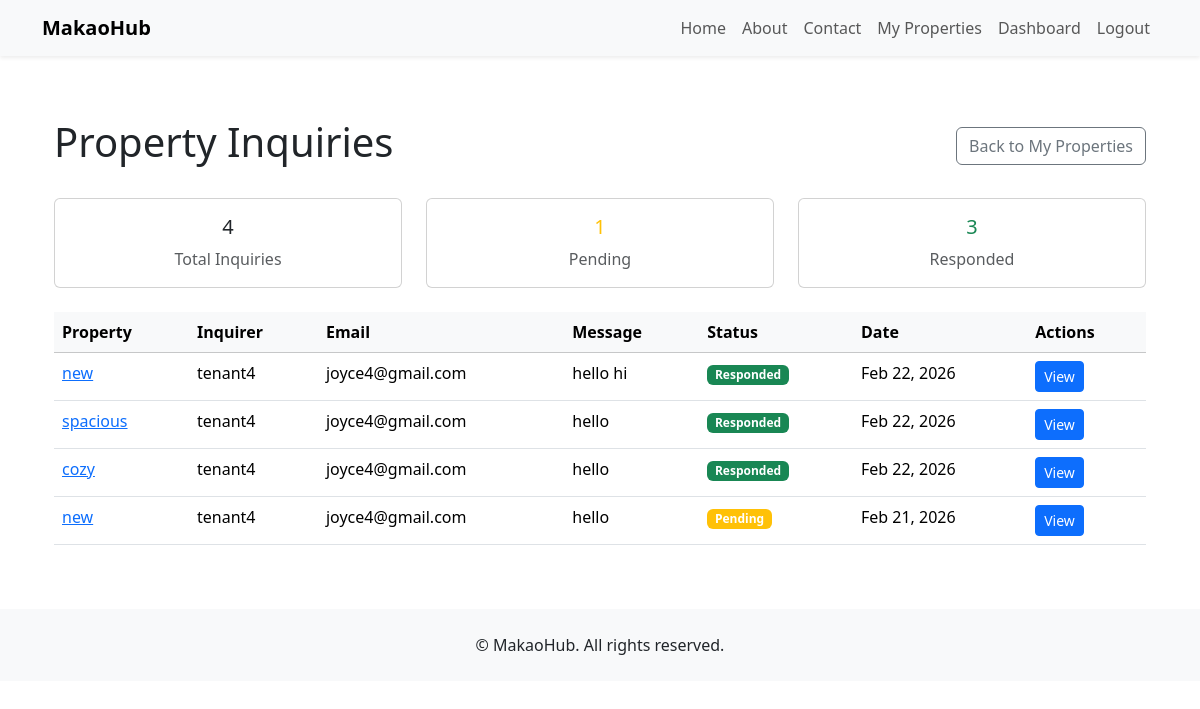
The page /properties/inquiries/ (signed in) on the database its author committed.
### properties/models.py (models this page shows, shortened)
class PropertyInquiry(models.Model):
	INQUIRY_STATUS_CHOICES = (
		('pending', 'Pending'),
		('responded', 'Responded'),
		('closed', 'Closed'),
	)
	property = models.ForeignKey(
		Property, on_delete=models.CASCADE, related_name="inquiries"
	)
	tenant = models.ForeignKey(
		settings.AUTH_USER_MODEL,
		on_delete=models.CASCADE,
		related_name="property_inquiries",
		help_text=_("Tenant who submitted the inquiry."),
	)
	inquirer = models.ForeignKey(
		settings.AUTH_USER_MODEL,
		on_delete=models.CASCADE,
		related_name="inquiries",
		help_text=_("User who submitted the inquiry (should be a tenant)."),
		null=True,
		blank=True,
	)
	inquirer_role = models.CharField(
		max_length=20,
		choices=[('tenant', 'Tenant'), ('landlord', 'Landlord')],
		help_text=_("Role of inquirer at time of submission."),
		null=True,
		blank=True,
	)
	name = models.CharField(max_length=200, blank=True, default="")
	email = models.EmailField(blank=True, default="")
	message = models.TextField()
	is_read = models.BooleanField(default=False)
	status = models.CharField(
		max_length=20,
		choices=INQUIRY_STATUS_CHOICES,
		default='pending',
	)
	created_at = models.DateTimeField(auto_now_add=True)
	updated_at = models.DateTimeField(auto_now=True)
	class Meta:
		ordering = ["-created_at"]

class Property(models.Model):
	class PropertyType(models.TextChoices):
		BEDSITTER = "bedsitter", _("Bedsitter")
		SINGLE_ROOM = "single_room", _("Single room")
		ONE_BEDROOM = "one_bedroom", _("1-bedroom")
		HOSTEL = "hostel", _("Hostel")
		SHARED = "shared", _("Shared")
	class Neighborhood(models.TextChoices):
		MACHAKOS_CBD = "machakos_cbd", _("Machakos CBD")
		MIKUYUNI = "mikuyuni", _("Mikuyuni")
		MATUNGULU = "matungulu", _("Matungulu")
		KANGUNDO = "kangundo", _("Kangundo")
		KIAMBU = "kiambu", _("Kiambu")
		OTHER = "other", _("Other")
	landlord = models.ForeignKey(
		settings.AUTH_USER_MODEL,
		on_delete=models.CASCADE,
		related_name="properties",
		help_text=_("The landlord (owner) who listed this property."),
	)
	title = models.CharField(max_length=200)
	property_type = models.CharField(
		max_length=32, choices=PropertyType.choices, default=PropertyType.BEDSITTER
	)
	location = models.CharField(
		max_length=255,
		help_text=_("Address or description of where the property is located (e.g. Machakos Town)."),
	)
	neighborhood = models.CharField(
		max_length=32,
		choices=Neighborhood.choices,
		default=Neighborhood.MACHAKOS_CBD,
		help_text=_("Neighborhood or area in Machakos."),
	)
	nearby_shopping_center = models.CharField(
		max_length=255,
		blank=True,
		help_text=_("Nearest shopping center or landmark."),
	)
	monthly_rent = models.DecimalField(
		max_digits=10, decimal_places=2, help_text=_("Monthly rent in Kenyan Shillings (KES).")
	)
	description = models.TextField(blank=True)
	is_available = models.BooleanField(default=True)
	is_featured = models.BooleanField(default=False)
	featured_until = models.DateTimeField(null=True, blank=True)
	latitude = models.DecimalField(max_digits=9, decimal_places=6, null=True, blank=True)
	longitude = models.DecimalField(max_digits=9, decimal_places=6, null=True, blank=True)
	video = models.FileField(
		upload_to="property_videos/",
		blank=True,
		null=True,
		help_text=_("Upload a short video of the property (optional)."),
	)
	created_at = models.DateTimeField(auto_now_add=True)
	updated_at = models.DateTimeField(auto_now=True)
	objects = PropertyManager()
	class Meta:
		ordering = ["-created_at"]

### properties/views.py (the view)
# urls.py: path("inquiries/", views.property_inquiries, name="inquiries"),
@login_required
@landlord_required
def property_inquiries(request):
	from properties.models import PropertyInquiry
	landlord_properties = Property.objects.filter(landlord=request.user)
	inquiries = PropertyInquiry.objects.filter(
		property__in=landlord_properties
	).select_related('property', 'inquirer').order_by('-created_at')
	pending_count = inquiries.filter(status='pending').count()
	responded_count = inquiries.filter(status='responded').count()
	total_count = inquiries.count()
	context = {
		"inquiries": inquiries,
		"pending_count": pending_count,
		"responded_count": responded_count,
		"total_count": total_count,
	}
	return render(request, "properties/inquiries_list.html", context)

### properties/models.py (called while the page is built)
	def get_queryset(self):
		return PropertyQuerySet(self.model, using=self._db)

### properties/templates/properties/inquiries_list.html (shortened to what this page needs)
{% extends "base.html" %}
{% block content %}
<div class="my-5">
    <div class="container">
        <div class="d-flex justify-content-between align-items-center mb-4">
            <h1>Property Inquiries</h1>
            <a href="{% url 'properties:my_properties' %}" class="btn btn-outline-secondary">Back to My Properties</a>
        </div>
        <div class="row mb-4">
            <div class="col-md-4">
                <div class="card text-center">
                    <div class="card-body">
                        <h5 class="card-title">{{ total_count }}</h5>
                        <p class="card-text text-muted">Total Inquiries</p>
                    </div>
                </div>
            </div>
            <div class="col-md-4">
                <div class="card text-center">
                    <div class="card-body">
                        <h5 class="card-title text-warning">{{ pending_count }}</h5>
                        <p class="card-text text-muted">Pending</p>
                    </div>
                </div>
            </div>
            <div class="col-md-4">
                <div class="card text-center">
                    <div class="card-body">
                        <h5 class="card-title text-success">{{ responded_count }}</h5>
                        <p class="card-text text-muted">Responded</p>
                    </div>
                </div>
            </div>
        </div>
        {% if inquiries %}
            <div class="table-responsive">
                <table class="table table-hover">
                    <thead class="table-light">
                        <tr>
                            <th>Property</th>
                            <th>Inquirer</th>
                            <th>Email</th>
                            <th>Message</th>
                            <th>Status</th>
                            <th>Date</th>
                            <th>Actions</th>
                        </tr>
                    </thead>
                    <tbody>
                        {% for inquiry in inquiries %}
                            <tr>
                                <td>
                                    <a href="{% url 'properties:detail' inquiry.property.id %}">{{ inquiry.property.title }}</a>
                                </td>
                                <td>{{ inquiry.name }}</td>
                                <td>{{ inquiry.email }}</td>
                                <td>
                                    <span class="text-truncate d-inline-block" style="max-width: 200px;" title="{{ inquiry.message }}">
                                        {{ inquiry.message|truncatewords:10 }}
                                    </span>
                                </td>
                                <td>
                                    {% if inquiry.status == 'pending' %}
                                        <span class="badge bg-warning">Pending</span>
                                    {% elif inquiry.status == 'responded' %}
                                        <span class="badge bg-success">Responded</span>
                                    {% else %}
                                        <span class="badge bg-secondary">Closed</span>
                                    {% endif %}
                                </td>
                                <td>{{ inquiry.created_at|date:"M d, Y" }}</td>
                                <td>
                                    <a href="{% url 'properties:inquiry_detail' inquiry.id %}" class="btn btn-sm btn-primary">View</a>
                                </td>
                            </tr>
                        {% endfor %}
                    </tbody>
                </table>
            </div>
        {% else %}
            <div class="alert alert-info text-center py-5">
                <h4>No Inquiries Yet</h4>
                <p>You haven't received any inquiries about your properties yet.</p>
                <a href="{% url 'properties:my_properties' %}" class="btn btn-primary">View My Properties</a>
            </div>
        {% endif %}
    </div>
</div>
{% endblock %}

### templates/base.html (style rules this page uses)
body { padding-top: 70px; }

### rows shown on the page
PropertyInquiry: property "new", name "tenant4", email "joyce4@gmail.com", message "hello hi", status "Responded", created_at "Feb 22, 2026"
PropertyInquiry: property "spacious", name "tenant4", email "joyce4@gmail.com", message "hello", status "Responded", created_at "Feb 22, 2026"
PropertyInquiry: property "cozy", name "tenant4", email "joyce4@gmail.com", message "hello", status "Responded", created_at "Feb 22, 2026"
PropertyInquiry: property "new", name "tenant4", email "joyce4@gmail.com", message "hello", status "Pending", created_at "Feb 21, 2026"

### other values the page prints
{{ total_count }} "4"
{{ pending_count }} "1"
{{ responded_count }} "3"
